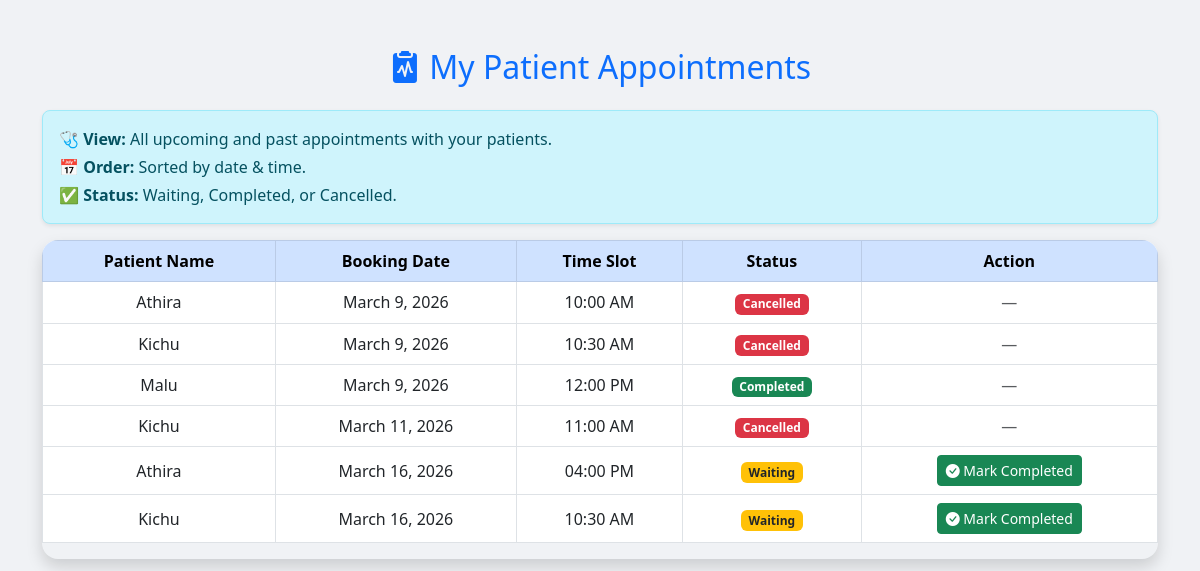
/doctor/appointments/ (signed in), run on the app's committed database.
### managementapp/models.py (models this page shows, shortened)
class Appointment(models.Model):
    patient = models.ForeignKey(Patient, on_delete=models.CASCADE, related_name='appointments')
    doctor = models.ForeignKey(Doctor, on_delete=models.CASCADE, null=True, blank=True, related_name='appointments')
    booking_date = models.DateField(null=True, blank=True)
    booked_on = models.DateField(auto_now_add=True)
    time_slot = models.CharField(max_length=20, null=True, blank=True)
    is_confirmed = models.BooleanField(default=True)
    contact_number = models.CharField(max_length=15, blank=True, null=True)
    remarks = models.TextField(blank=True, null=True)

class Patient(models.Model):
    name = models.CharField(max_length=100)
    email = models.EmailField(null=True, blank=True)
    address = models.TextField()
    phone_number = models.CharField(max_length=15, null=True, blank=True)
    date_of_birth = models.DateField()
    user = models.ForeignKey(
        User, on_delete=models.CASCADE, related_name='patients'
    )

### managementapp/views.py (the view)
# urls.py: path('doctor/appointments/', views.doctor_appointments, name='doctor_appointments'),
@login_required
def doctor_appointments(request):
    doctor = Doctor.objects.get(user=request.user)
    appointments = Appointment.objects.filter(doctor=doctor).order_by('booking_date', 'time_slot')
    return render(request, 'doctor_appointments.html', {'appointments': appointments})

### managementapp/Templates/doctor_appointments.html (shortened to what this page needs)
<!DOCTYPE html>
<html lang="en">
<head>
    <link href="https://cdn.jsdelivr.net/npm/bootstrap@5.3.0/dist/css/bootstrap.min.css" rel="stylesheet">
    <link href="https://cdn.jsdelivr.net/npm/bootstrap-icons@1.10.5/font/bootstrap-icons.css" rel="stylesheet">
</head>
<body style="background-color: #f0f2f5;">
<div class="container py-5">
    <h2 class="mb-4 text-center text-primary">
        <i class="bi bi-clipboard2-pulse-fill"></i> My Patient Appointments
    </h2>
    <div class="alert alert-info shadow-sm rounded-3">
        <p class="mb-1">🩺 <strong>View:</strong> All upcoming and past appointments with your patients.</p>
        <p class="mb-1">📅 <strong>Order:</strong> Sorted by date & time.</p>
        <p class="mb-0">✅ <strong>Status:</strong> Waiting, Completed, or Cancelled.</p>
    </div>
    {% if appointments %}
    <div class="table-responsive shadow rounded-4">
        <table class="table table-bordered table-hover bg-white align-middle text-center">
            <thead class="table-primary">
                <tr>
                    <th>Patient Name</th>
                    <th>Booking Date</th>
                    <th>Time Slot</th>
                    <th>Status</th>
                    <th>Action</th>
                </tr>
            </thead>
            <tbody>
                {% for booking in appointments %}
                <tr data-appt-id="{{ booking.id }}">
                    <td>{{ booking.patient.name }}</td>
                    <td>{{ booking.booking_date }}</td>
                    <td>{{ booking.time_slot }}</td>
                    <td class="status-badge">
                        {% if not booking.is_confirmed %}
                            <span class="badge bg-danger">Cancelled</span>
                        {% elif booking.remarks %}
                            <span class="badge bg-success">Completed</span>
                        {% else %}
                            <span class="badge bg-warning text-dark">Waiting</span>
                        {% endif %}
                    </td>
                    <td class="action-cell">
                        {% if booking.is_confirmed and not booking.remarks %}
                            <button type="button"
                                    class="btn btn-sm btn-success mark-complete-btn"
                                    data-id="{{ booking.id }}">
                                <i class="bi bi-check-circle-fill"></i> Mark Completed
                            </button>
                        {% else %}
                            <span class="text-muted">—</span>
                        {% endif %}
                    </td>
                </tr>
                {% endfor %}
            </tbody>
        </table>
    </div>
    {% else %}
    <div class="alert alert-warning text-center shadow-sm">
        <i class="bi bi-exclamation-triangle-fill"></i> No appointments scheduled yet.
    </div>
    {% endif %}
</div>
</body>
</html>

### data on the page
Appointment: patient.name "Athira", booking_date "March 9, 2026", time_slot "10:00 AM", is_confirmed "Cancelled"
Appointment: patient.name "Kichu", booking_date "March 9, 2026", time_slot "10:30 AM", is_confirmed "Cancelled"
Appointment: patient.name "Malu", booking_date "March 9, 2026", time_slot "12:00 PM", is_confirmed "Completed"
Appointment: patient.name "Kichu", booking_date "March 11, 2026", time_slot "11:00 AM", is_confirmed "Cancelled"
Appointment: patient.name "Athira", booking_date "March 16, 2026", time_slot "04:00 PM", is_confirmed "Waiting"
Appointment: patient.name "Kichu", booking_date "March 16, 2026", time_slot "10:30 AM", is_confirmed "Waiting"
